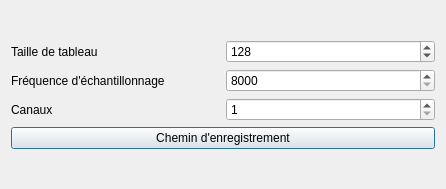
<?xml version="1.0" encoding="UTF-8"?>
<ui version="4.0">
 <class>Dialog</class>
 <widget class="QDialog" name="Dialog">
  <property name="windowModality">
   <enum>Qt::NonModal</enum>
  </property>
  <property name="geometry">
   <rect>
    <x>0</x>
    <y>0</y>
    <width>446</width>
    <height>189</height>
   </rect>
  </property>
  <property name="minimumSize">
   <size>
    <width>446</width>
    <height>189</height>
   </size>
  </property>
  <property name="maximumSize">
   <size>
    <width>446</width>
    <height>189</height>
   </size>
  </property>
  <property name="windowTitle">
   <string>Karaoké - Paramètre</string>
  </property>
  <layout class="QVBoxLayout" name="verticalLayout_2">
   <item>
    <layout class="QVBoxLayout" name="verticalLayout">
     <item>
      <layout class="QVBoxLayout" name="verticalLayout_3">
       <item>
        <layout class="QHBoxLayout" name="horizontalLayout_2">
         <item>
          <widget class="QLabel" name="label">
           <property name="text">
            <string>Taille de tableau</string>
           </property>
          </widget>
         </item>
         <item>
          <widget class="QSpinBox" name="Box_Chunk">
           <property name="minimum">
            <number>64</number>
           </property>
           <property name="maximum">
            <number>2048</number>
           </property>
           <property name="singleStep">
            <number>64</number>
           </property>
           <property name="value">
            <number>128</number>
           </property>
          </widget>
         </item>
        </layout>
       </item>
      </layout>
     </item>
     <item>
      <layout class="QHBoxLayout" name="horizontalLayout_3">
       <item>
        <widget class="QLabel" name="label_2">
         <property name="text">
          <string>Fréquence d'échantillonnage</string>
         </property>
        </widget>
       </item>
       <item>
        <widget class="QSpinBox" name="Box_Rate">
         <property name="minimum">
          <number>8000</number>
         </property>
         <property name="maximum">
          <number>44100</number>
         </property>
         <property name="singleStep">
          <number>1000</number>
         </property>
        </widget>
       </item>
      </layout>
     </item>
     <item>
      <layout class="QHBoxLayout" name="horizontalLayout_4">
       <item>
        <widget class="QLabel" name="label_3">
         <property name="text">
          <string>Canaux</string>
         </property>
        </widget>
       </item>
       <item>
        <widget class="QSpinBox" name="Box_Channel">
         <property name="minimum">
          <number>1</number>
         </property>
         <property name="maximum">
          <number>2</number>
         </property>
        </widget>
       </item>
      </layout>
     </item>
     <item>
      <widget class="QPushButton" name="Button_Path">
       <property name="text">
        <string>Chemin d'enregistrement</string>
       </property>
      </widget>
     </item>
    </layout>
   </item>
  </layout>
 </widget>
 <resources/>
 <connections>
  <connection>
   <sender>Button_Path</sender>
   <signal>clicked()</signal>
   <receiver>Dialog</receiver>
   <slot>CheminDEnregistrementClick()</slot>
   <hints>
    <hint type="sourcelabel">
     <x>38</x>
     <y>178</y>
    </hint>
    <hint type="destinationlabel">
     <x>32</x>
     <y>70</y>
    </hint>
   </hints>
  </connection>
  <connection>
   <sender>Box_Channel</sender>
   <signal>valueChanged(int)</signal>
   <receiver>Dialog</receiver>
   <slot>SetChannel(int)</slot>
   <hints>
    <hint type="sourcelabel">
     <x>434</x>
     <y>138</y>
    </hint>
    <hint type="destinationlabel">
     <x>285</x>
     <y>84</y>
    </hint>
   </hints>
  </connection>
  <connection>
   <sender>Box_Rate</sender>
   <signal>valueChanged(int)</signal>
   <receiver>Dialog</receiver>
   <slot>SetRate(int)</slot>
   <hints>
    <hint type="sourcelabel">
     <x>434</x>
     <y>90</y>
    </hint>
    <hint type="destinationlabel">
     <x>199</x>
     <y>38</y>
    </hint>
   </hints>
  </connection>
  <connection>
   <sender>Box_Chunk</sender>
   <signal>valueChanged(int)</signal>
   <receiver>Dialog</receiver>
   <slot>SetChunk(int)</slot>
   <hints>
    <hint type="sourcelabel">
     <x>433</x>
     <y>35</y>
    </hint>
    <hint type="destinationlabel">
     <x>193</x>
     <y>7</y>
    </hint>
   </hints>
  </connection>
 </connections>
 <slots>
  <slot>CheminDEnregistrementClick()</slot>
  <slot>CloseClick()</slot>
  <slot>EnregistrerClick()</slot>
  <slot>SetChannel(int)</slot>
  <slot>SetRate(int)</slot>
  <slot>SetChunk(int)</slot>
 </slots>
</ui>
